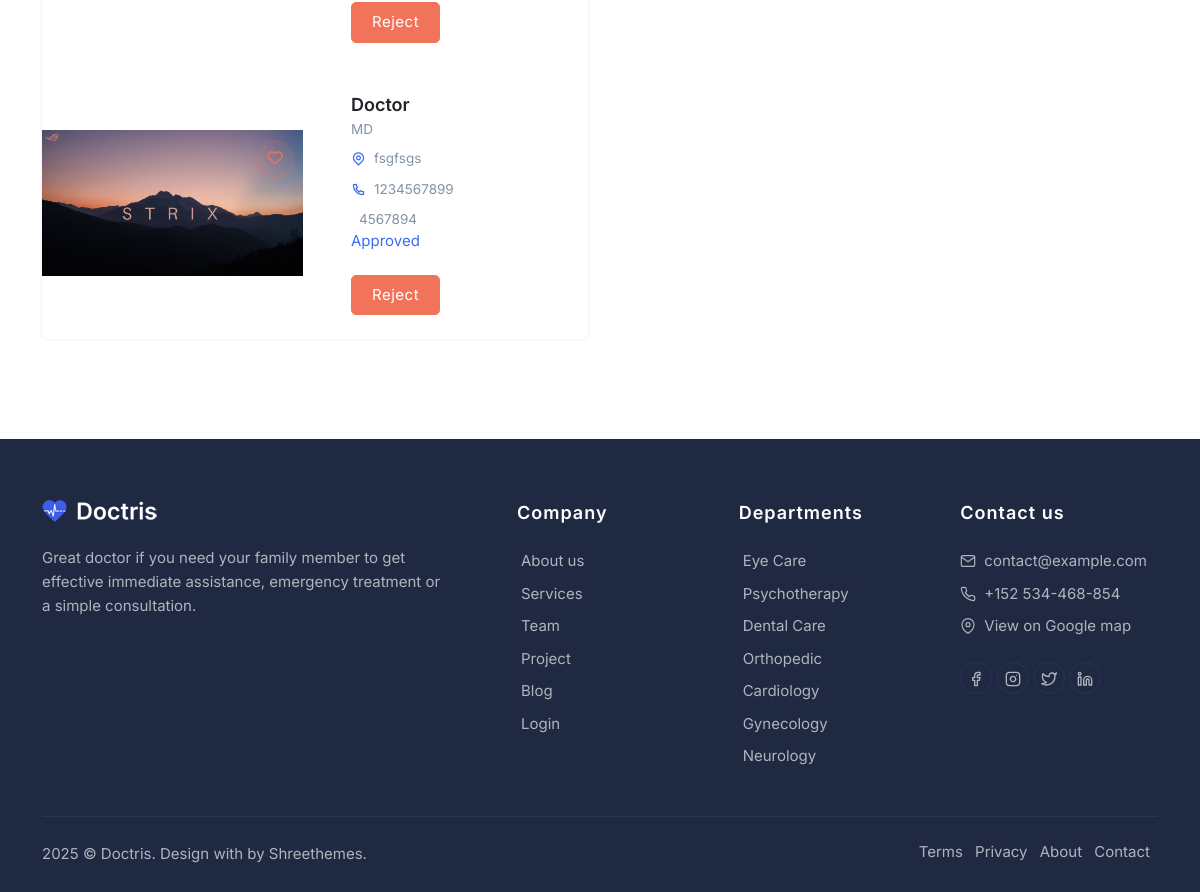
The page /admin_view_doctors/ (lower part) on the database as committed earlier.
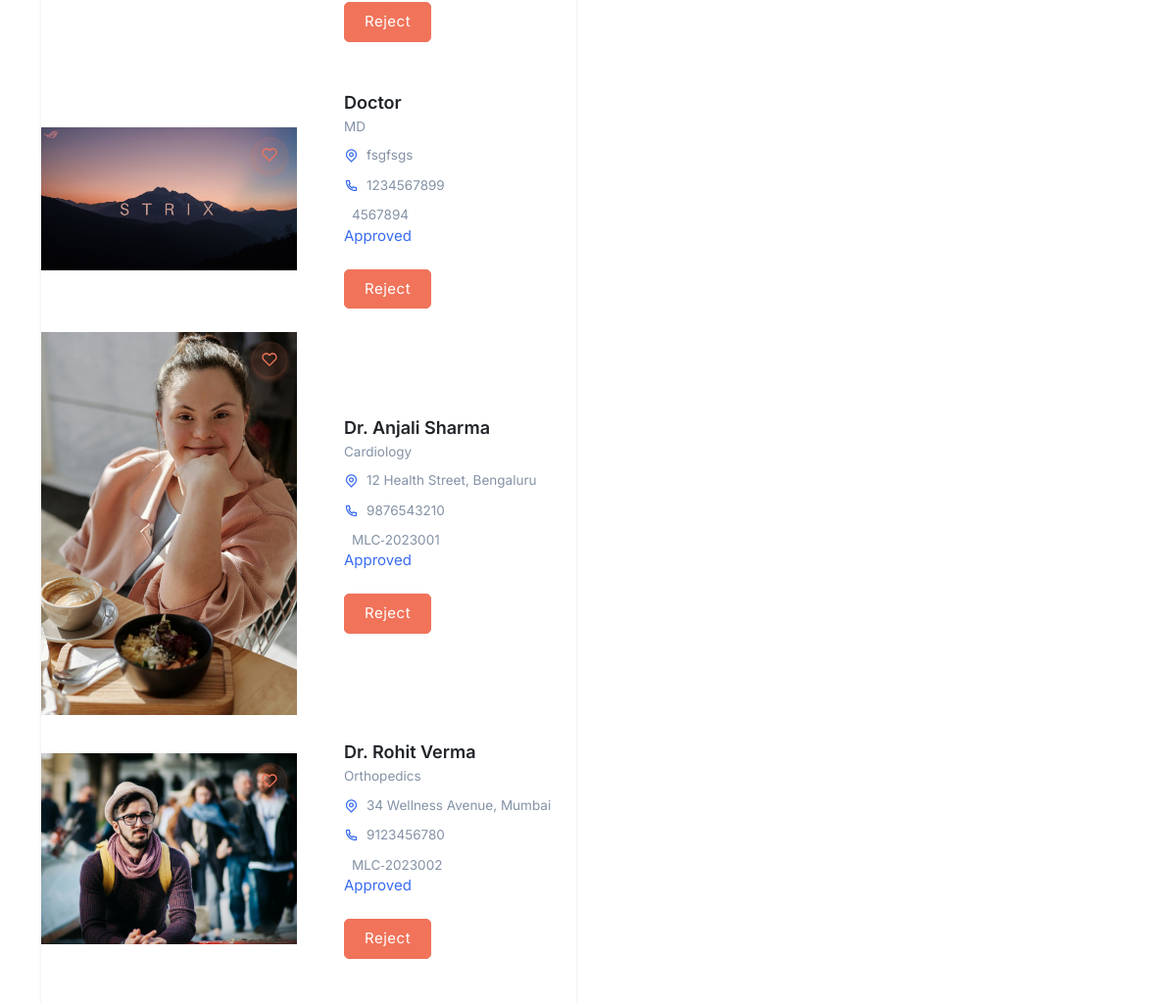
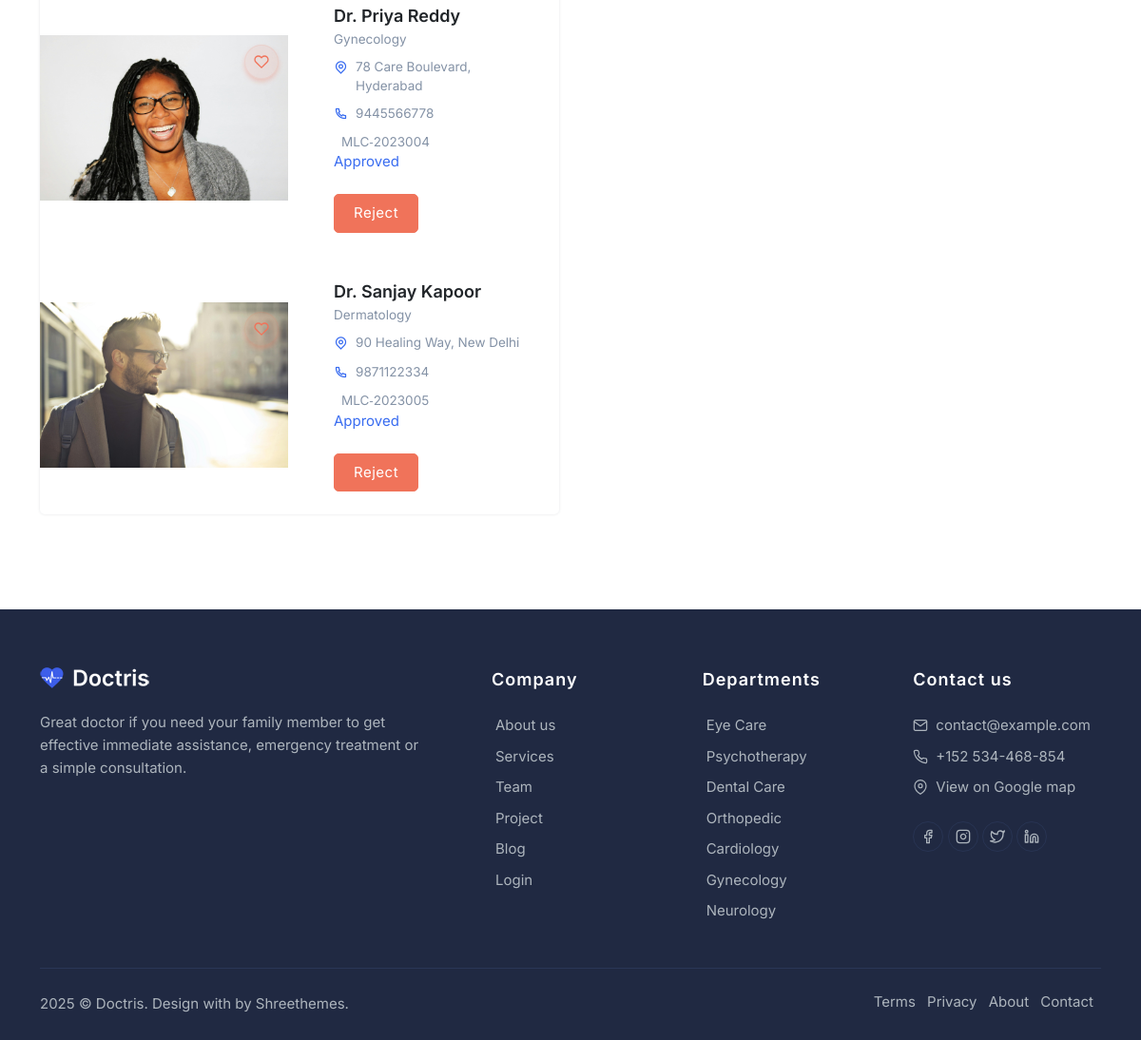
The same page on the database as committed later (2 pictures, top to bottom).
### myapp/models.py (models this page shows)
class Doctor(models.Model):
    name = models.CharField(max_length=255)
    email = models.EmailField()
    phone = models.CharField(max_length=15)
    address = models.TextField()
    image = models.FileField(null=True, upload_to="profile")
    loginId = models.ForeignKey(Login, on_delete=models.CASCADE, null=True)
    medical_license_number = models.CharField(max_length=255,null=True)
    specialization=models.CharField(max_length=255,default="")

### myapp/views.py (the view)
# urls.py: path('admin_view_doctors/',views.admin_view_doctors),
def admin_view_doctors(request):
    data=Doctor.objects.all()
    return render(request,'Admin/admin_view_doctors.html',{'data':data})

### templates/Admin/admin_view_doctors.html (shortened to what this page needs)
{% extends "Admin/common.html" %}
{% block content %}
<section class="section">
    <div class="container">
        <div class="row align-items-center">
            <div class="col-lg-6 col-md-12">
                <div class="card team border-0 rounded shadow overflow-hidden">
                    <div class="row align-items-center">
                    {% for i in data%}
                        <div class="col-md-6">
                            <div class="team-person position-relative overflow-hidden">
                                <img src="/static/assets/{{i.image}}" class="img-fluid" alt="">
                                <ul class="list-unstyled team-like">
                                    <li><a  class="btn btn-icon btn-pills btn-soft-danger"><i data-feather="heart" class="icons"></i></a></li>
                                </ul>
                            </div>
                        </div>
                        <div class="col-md-6">
                            <div class="card-body">
                                <a href="#" class="title text-dark h5 d-block mb-0">{{i.name}}</a>
                                <small class="text-muted speciality">{{i.specialization}}</small>
                                <ul class="list-unstyled mt-2 mb-0">
                                    <li class="d-flex">
                                        <i class="ri-map-pin-line text-primary align-middle"></i>
                                        <small class="text-muted ms-2">{{i.address}}</small>
                                    </li>
                                    <li class="d-flex mt-2">
                                        <i class="ri-phone-line text-primary align-middle"></i>
                                        <small class="text-muted ms-2">{{i.phone}}</small>
                                    </li>
                                    <li class="d-flex mt-2">
                                        <small class="text-muted ms-2">{{i.medical_license_number}}</small>
                                    </li>
                                </ul>
                                {% if i.loginId.is_active == 0 %}
                                <a href="/approve_doctor?did={{i.loginId_id}}" class="btn btn-primary">Approve</a>
                                <a href="/reject_doctor?did={{i.loginId_id}}" class="btn btn-danger">Reject</a><br>
                                {% elif i.loginId.is_active == 1 %}
                                <a class="icon-btn">Approved </a>
                                <br><br>
                                <a href="/reject_doctor?did={{i.loginId_id}}" class="btn btn-danger">Reject</a><br>
                                {% endif %}
                            </div>
                        </div>
                        {% endfor %}
                    </div>
                </div>
            </div>
        </div>
    </div>
</section>
{% endblock  %}

Rows that differ between the two databases and show on the page:
added Doctor: image (picture), name "Dr. Anjali Sharma", specialization "Cardiology", address "12 Health Street, Bengaluru", phone "9876543210", medical_license_number "MLC‑2023001"
added Doctor: image (picture), name "Dr. Rohit Verma", specialization "Orthopedics", address "34 Wellness Avenue, Mumbai", phone "9123456780", medical_license_number "MLC‑2023002"
added Doctor: image (picture), name "Dr. Priya Reddy", specialization "Gynecology", address "78 Care Boulevard, Hyderabad", phone "9445566778", medical_license_number "MLC‑2023004"
added Doctor: image (picture), name "Dr. Sanjay Kapoor", specialization "Dermatology", address "90 Healing Way, New Delhi", phone "9871122334", medical_license_number "MLC‑2023005"
